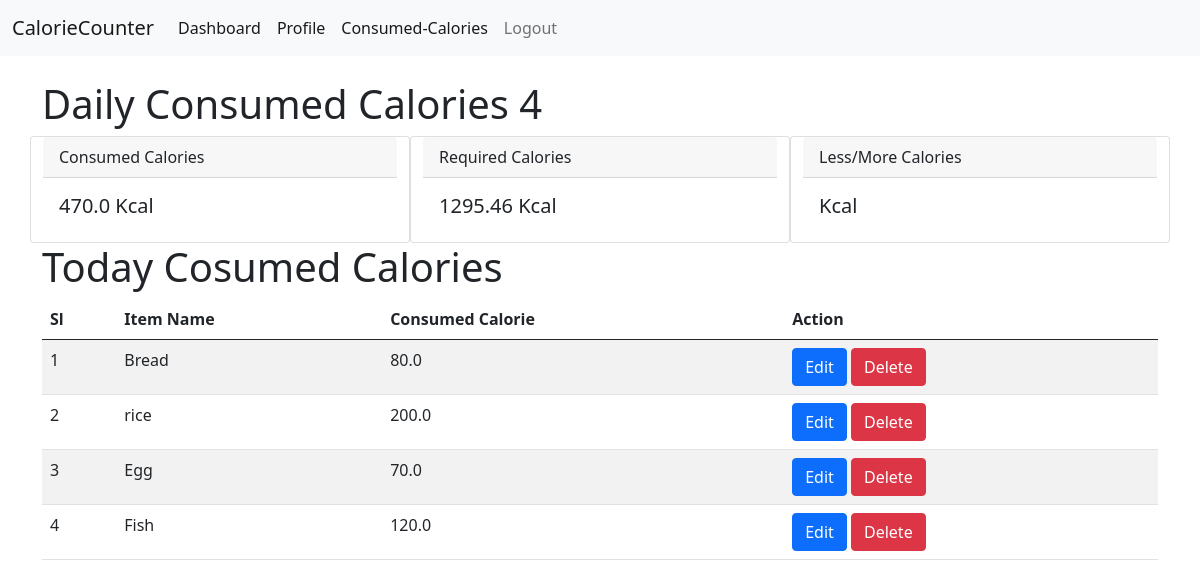
The app's page /dashboard/ (signed in) with its own data.
### CalorieCounter/models.py (models this page shows, shortened)
class ConsumedCalories(models.Model):
    item_name = models.CharField(max_length=200,null=True)
    calorie = models.FloatField(null=True)
    created_at = models.DateField(auto_now_add=True,null=True)
    consumed_by = models.ForeignKey(
        UserModel,
        on_delete=models.CASCADE,
        related_name='user_calorie',
        null=True
        )

### CalorieCounter/views.py (the view)
# urls.py: path('dashboard/',dashboard,name='dashboard'),
@login_required
def dashboard(request):
    try:
        current_user = request.user
        bmr = round(request.user.user_info.bmr, 2)
    except:
        bmr = 0
    today = date.today()
    today_consumed_data = ConsumedCalories.objects.filter(
        consumed_by = current_user,
        created_at = today
        )
    total_consumed_calories = today_consumed_data.aggregate(
         total_calorie = Sum('calorie'),
         total_count = Count ('calorie'))
    context = {
        'required_calories':bmr,
        'today_consumed_data':today_consumed_data,
        'consumed_calories':total_consumed_calories['total_calorie'],
        'total_count':total_consumed_calories['total_count'],
    }
    return render(request, 'dashboard.html',context)

### CalorieCounter/templates/dashboard.html (shortened to what this page needs)
{% extends 'master/base.html' %}
{% block content %}
  <h1 class="mt-4">Daily Consumed Calories {{total_count}}</h1>
  <div class="row">
    <div class="card col-md-4">
      <div class="card-header">Consumed Calories</div>
      <div class="card-body">
        <h5 class="card-title">{{consumed_calories}} Kcal</h5>
      </div>
    </div>
    <div class="card col-md-4">
      <div class="card-header">Required Calories</div>
      <div class="card-body">
        <h5 class="card-title">{{required_calories}} Kcal</h5>
      </div>
    </div>
    <div class="card col-md-4">
      <div class="card-header">Less/More Calories</div>
      <div class="card-body">
        <h5 class="card-title">{{less_more}} Kcal</h5>
      </div>
    </div>
  </div>
  <h1>Today Cosumed Calories</h1>
  <table class="table table-striped">
    <thead>
        <tr>
            <th>Sl</th>
            <th>Item Name</th>
            <th>Consumed Calorie </th>
            <th>Action</th>
        </tr>
    </thead>
    <tbody>
        {% for data in today_consumed_data %}
        <tr>
            <td>{{forloop.counter}}</td>
            <td>{{data.item_name}}</td>
            <td>{{data.calorie}}</td>
            <td>
                <a href="{% url 'update_calorie' data.id %}" class="btn btn-primary">Edit</a>
                <a href="{% url 'delete_calorie' data.id %}" class="btn btn-danger">Delete</a>
            </td>
        </tr>
        {% endfor %}
    </tbody>
</table>
{% endblock %}

### CalorieCounter/templates/master/base.html (shortened to what this page needs)
<!DOCTYPE html>
<html lang="en">
  <head>
    <link href="https://cdn.jsdelivr.net/npm/bootstrap@5.0.2/dist/css/bootstrap.min.css" rel="stylesheet" />
  </head>
  <body>
    {% include 'master/nav.html' %}
    <div class="container mt-4">
      {% block content %}
      {% endblock %}
    </div>
  </body>
</html>

### CalorieCounter/templates/master/nav.html (shortened to what this page needs)
<nav class="navbar navbar-expand-lg navbar-light bg-light">
  <div class="container-fluid">
    <a class="navbar-brand" href="#">CalorieCounter</a>
    <div class="collapse navbar-collapse" id="navbarNav">
      <ul class="navbar-nav">
        {% if request.user.is_authenticated  %}
        <li class="nav-item">
          <a class="nav-link active" aria-current="page" href="{% url 'dashboard' %}">Dashboard</a>
        </li>
        <li class="nav-item">
          <a class="nav-link active" aria-current="page" href="{% url 'profile_page' %}">Profile</a>
        </li>
        <li class="nav-item">
          <a class="nav-link active" aria-current="page" href="{% url 'consumed_calories_list' %}">Consumed-Calories</a>
        </li>
        <li class="nav-item">
          <a class="nav-link" href="{% url 'logout_page' %}">Logout</a>
        </li>
        {% endif %}
      </ul>
    </div>
  </div>
</nav>

### records on screen
ConsumedCalories: item_name "Bread", calorie "80.0"
ConsumedCalories: item_name "rice", calorie "200.0"
ConsumedCalories: item_name "Egg", calorie "70.0"
ConsumedCalories: item_name "Fish", calorie "120.0"

### other values on screen
{{ total_count }} "4"
{{ consumed_calories }} "470.0"
{{ required_calories }} "1295.46"
